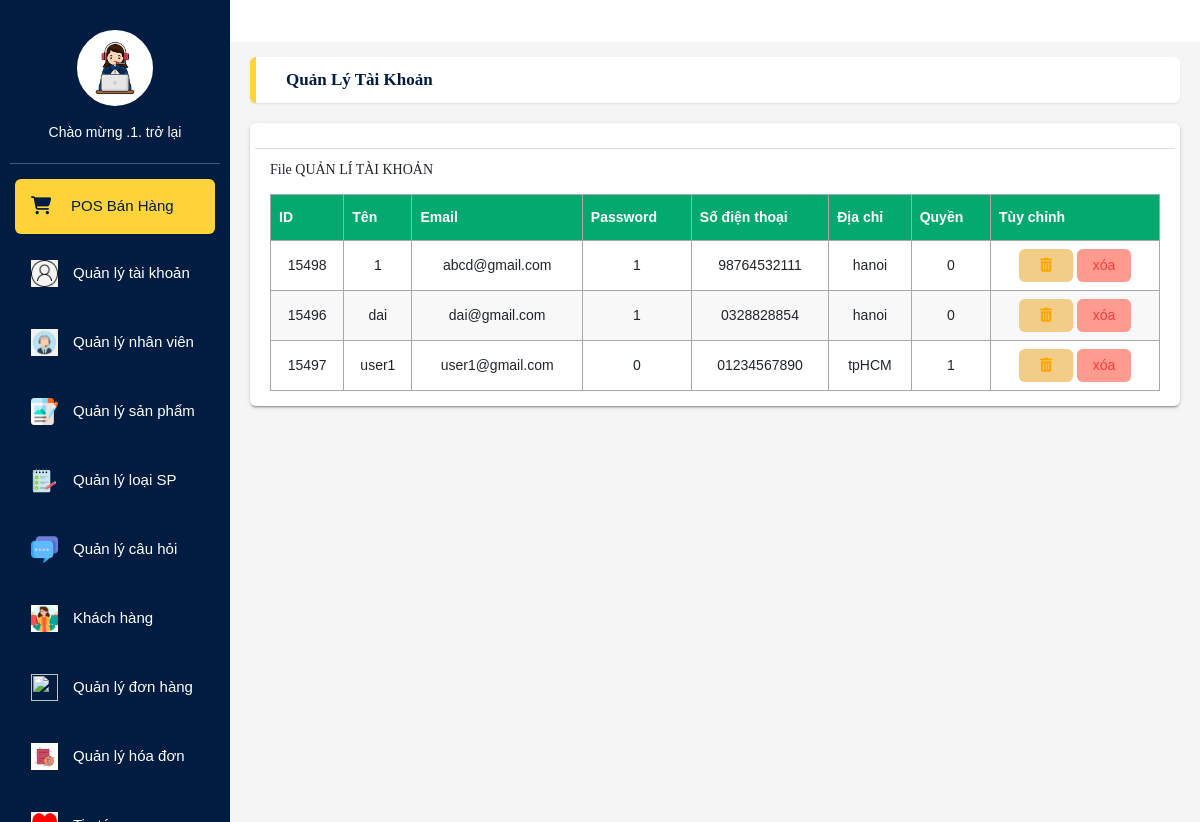
Page /VanPhongPham/TaiKhoan/sapxepTK (signed in) on the committed database.
### tables this page shows
CREATE TABLE `tbltk` (
  `id_taikhoan` int(11) NOT NULL,
  `ten` varchar(50) NOT NULL,
  `email` varchar(255) NOT NULL,
  `pass` varchar(255) NOT NULL,
  `sdt` varchar(15) NOT NULL,
  `quyen` int(11) NOT NULL,
  `diachi` varchar(255) NOT NULL
);

### VanPhongPham/mvc/core/Controller.php (called while the page is built, shortened)
<?php
    class Controller{
        public function view($view, $data=[]){
            require_once "./mvc/views/".$view.".php";
        }
    }
?>

### VanPhongPham/mvc/controllers/TaiKhoan.php (called while the page is built, shortened)
<?php
class TaiKhoan extends Controller{
    function sapxepTK(){
        $taikhoanmodel = $this->model("TaiKhoanModel");
        $this->view("sapxepTK", ["TK"=>$taikhoanmodel->sapxepTK()]);
    }
}
?>

### VanPhongPham/mvc/core/App.php (called while the page is built, shortened)
<?php
class App{
    protected $action="SayHi";
    function __construct(){
        $arr = $this->UrlProcess();
        if( file_exists("./mvc/controllers/".$arr[0].".php") ){
            unset($arr[0]);
        }
        $this->controller = new $this->controller;
        if(isset($arr[1])){
            if( method_exists( $this->controller , $arr[1]) ){
                $this->action = $arr[1];
            }
            unset($arr[1]);
        }
        $this->params = $arr?array_values($arr):[];
        call_user_func_array([$this->controller, $this->action], $this->params );
    }
    function UrlProcess(){
        if( isset($_GET["url"]) ){
            return explode("/", filter_var(trim($_GET["url"], "/")));
        }
    }
}
?>

### VanPhongPham/index.php (called while the page is built, shortened)
<?php
    $myApp = new App();
?>

### VanPhongPham/mvc/core/DB.php (called while the page is built, shortened)
<?php
    class DB{
        protected $servername = "localhost";
        protected $username = "root";
        protected $password = "";
        function __construct(){
            $this->con = mysqli_connect($this->servername, $this->username, $this->password);
        }
    }
?>

### VanPhongPham/mvc/models/TaiKhoanModel.php (called while the page is built, shortened)
<?php
class TaiKhoanModel extends DB{
    public function sapxepTK(){
        $sql = "SELECT * FROM tbltk ORDER BY ten ASC";
        return $result = mysqli_query($this->con,$sql);
    }
}
?>

### VanPhongPham/mvc/views/sapxepTK.php (the view, shortened to what this page needs)
<?php
include "header.php";
include "Left_side.php";
?>
 <main class="app-content">
        <div class="app-title">
            <ul class="app-breadcrumb breadcrumb side">
            <li class="breadcrumb-item active"><a href="TaiKhoanfrm.php"><b>Quản lý Tài Khoản</b></a></li>
            </ul>
        </div>
        <div class="row">
            <div class="col-md-12">
                <div class="tile">
                    <div class="tile-body" >
                    <div class='row element-button'>
                      </div>
    <?php
    if(mysqli_num_rows($data["TK"])>0){
                echo "<p>File QUẢN LÍ TÀI KHOẢN</p>";
                echo"<table id='customers'>";
                    echo "<thead>";
                        echo "<tr>
                            <th>ID</th>
                            <th>Tên</th>
                            <th>Email</th>
                            <th>Password</th>
                            <th>Số điện thoại</th>
                            <th>Địa chỉ</th>
                            <th>Quyền</th>
                            <th>Tùy chỉnh</th>
                        </tr>
                    </thead>
                    <tbody>";
                        while($row = mysqli_fetch_assoc($data["TK"])){
                            echo "<tr>";
                                echo "<td>" . $row["id_taikhoan"] . "</td>";
                                echo "<td>" . $row["ten"] . "</td>";
                                echo "<td>" . $row["email"] . "</td>";
                                echo "<td>" . $row["pass"] . "</td>";
                                echo "<td>" . $row["sdt"] . "</td>";
                                echo "<td>" . $row["diachi"] . "</td>";
                                echo "<td>" . $row["quyen"] . "</td>";
                            echo "<td> <a href='TaiKhoan/editTK/".$row["id_taikhoan"]."'class='btn btn-edit' type='button' title='Sửa'>
                            <i class='fas fa-trash-alt'></i> </a>
                            <a href='TaiKhoan/deleteTK/".$row["id_taikhoan"]."'
                           onclick = \" javascript: return confirm('ban chac chan muon xoa') \" class='btn btn-delete' type='button' title='Xóa'>xóa</a> </td>
                           ";
                           echo"</tr>";
                        }
                    echo "</tbody>";
                    echo "</table>";
        }
        else{
            echo "Khong co ban ghi";
        }
?>
</div>
    </div>
</div>
</div>
</main>
</body>
</html>

### VanPhongPham/public/css/main.css (style rules this page uses)
:root { --primary-color: rgb(243, 40, 40); --white-color: #fff; --black-color: #000; --text-color: #333; --border-color: #dbdbdb; --star-color: #FFCE3E; --blue-color: #409de3; --header-height: 120px; --navbar-height: 34px; --main-text-font: Arial, Helvetica, sans-serif; --header-with-search-height: calc(var(--header-height) - var(--navbar-height)); }
body { margin: 0; font-size: 14px; font-weight: 400; line-height: 1.5; color: #212529; text-align: left; background-color: #FFF; }
.row { display: -webkit-box; display: -ms-flexbox; display: flex; -ms-flex-wrap: wrap; flex-wrap: wrap; margin-right: -15px; margin-left: -15px; }
li { list-style: none; }
ul { margin: 0; }
a { color: rgb(0, 28, 64); text-decoration: none; background-color: transparent; }
p { margin-top: 0; }
.app-content { min-height: calc(100vh - 50px); padding: 15px 20px; background-color: #f5f5f5; -webkit-transition: margin-left 0.3s ease; -o-transition: margin-left 0.3s ease; transition: margin-left 0.3s ease; margin-left: 230px; margin-top: 42px; }
.app-title { display: flex; -webkit-box-align: center; align-items: center; -webkit-box-pack: justify; justify-content: space-between; -webkit-box-orient: horizontal; -webkit-box-direction: normal; flex-direction: row; background-color: #FFF; border-radius: 0.375rem; padding: 10px 30px; box-shadow: 0 1px 2px rgb(0 0 0 / 10%); border-left: 6px solid #FFD43B; margin-bottom: 20px; }
.app-breadcrumb { margin-bottom: 0; font-weight: 500; font-size: 17px; text-transform: capitalize; text-align: left; padding: 0; background-color: transparent; }
.breadcrumb { display: flex; flex-wrap: wrap; list-style: none; border-radius: 0.25rem; }
.breadcrumb-item.active { color: #6c757d; }
.col-md-12 { -webkit-box-flex: 0; max-width: 100%; position: relative; width: 100%; min-height: 1px; padding-right: 15px; padding-left: 15px; }
.tile { position: relative; background: #ffffff; border-radius: 0.375rem; padding: 15px 20px ; -webkit-box-shadow: 0 2px 2px 0 rgba(0, 0, 0, 0.14), 0 1px 5px 0 rgba(0, 0, 0, 0.12), 0 3px 1px -2px rgba(0, 0, 0, 0.2); box-shadow: 0 2px 2px 0 rgba(0, 0, 0, 0.14), 0 1px 5px 0 rgba(0, 0, 0, 0.12), 0 3px 1px -2px rgba(0, 0, 0, 0.2); margin-bottom: 30px; -webkit-transition: all 0.3s ease-in-out; -o-transition: all 0.3s ease-in-out; transition: all 0.3s ease-in-out; }
.element-button { position: relative; border-bottom: 1px solid #ddd; padding-bottom: 10px; margin-bottom: 10px; }
.btn:not(:disabled):not(.disabled) { cursor: pointer; }
.btn { display: inline-block; font-weight: 500; text-align: center; white-space: nowrap; vertical-align: middle; -webkit-user-select: none; -moz-user-select: none; -ms-user-select: none; user-select: none; border: 2px solid transparent; padding: 0.375rem 0.75rem; font-size: 0.875rem; font-family: var(--main-text-font); line-height: 1.5; border-radius: 0.357rem; -webkit-transition: background-color 0.3s ease-in-out, border-color 0.3s ease-in-out, -webkit-box-shadow 0.3s cubic-bezier(0.35, 0, 0.25, 1), -webkit-transform 0.2s cubic-bezier(0.35, 0, 0.25, 1); transition: background-color 0.3s ease-in-out, border-color 0.3s ease-in-out, -webkit-box-shadow 0.3s cubic-bezier(0.35, 0, 0.25, 1), -webkit-transform 0.2s cubic-bezier(0.35, 0, 0.25, 1); -o-transition: box-shadow 0.3s cubic-bezier(0.35, 0, 0.25, 1), transform 0.2s cubic-bezier(0.35, 0, 0.25, 1), background-color 0.3s ease-in-out, border-color 0.3s ease-in-out; transition: box-shadow 0.3s cubic-bezier(0.35, 0, 0.25, 1), transform 0.2s cubic-bezier(0.35, 0, 0.25, 1), background-color 0.3s ease-in-out, border-color 0.3s ease-in-out; transition: box-shadow 0.3s cubic-bezier(0.35, 0, 0.25, 1), transform 0.2s cubic-bezier(0.35, 0, 0.25, 1), background-color 0.3s ease-in-out, border-color 0.3s ease-in-out, -webkit-box-shadow 0.3s cubic-bezier(0.35, 0, 0.25, 1), -webkit-transform 0.2s cubic-bezier(0.35, 0, 0.25, 1); }
#customers { font-family: var(--main-text-font); border-collapse: collapse; width: 100%; }
#customers td, #customers th { text-align: center; border: 1px solid #a9a7a7; padding: 8px; }
#customers tr:nth-child(even) { background-color: #f9f8f8; }
#customers th { padding-top: 12px; padding-bottom: 12px; text-align: left; background-color: #04AA6D; color: white; }
.btn-edit { width: 30px; border: none; outline: none; background-color: rgb(242, 205, 135); color: orange; }
.tile-body { width: 100%; }
.btn-delete { width: 30px; border: none; outline: none; background-color: rgb(255, 154, 143); color: #f83d3d; }

### rows in the picture
tbltk: id_taikhoan "15498", ten "1", email "abcd@gmail.com", pass "1", sdt "98764532111", diachi "hanoi", quyen "0"
tbltk: id_taikhoan "15496", ten "dai", email "dai@gmail.com", pass "1", sdt "0328828854", diachi "hanoi", quyen "0"
tbltk: id_taikhoan "15497", ten "user1", email "user1@gmail.com", pass "0", sdt "01234567890", diachi "tpHCM", quyen "1"

### other values in the picture
$a "1"
